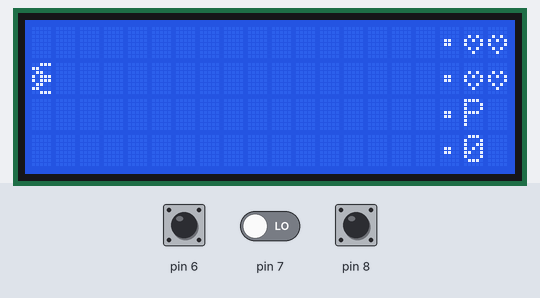
A sketch run on a simulated Arduino Uno, built with avr-gcc and run on an emulated ATmega328P. Shown: 20×4 character LCD. The test bench sets the inputs (shaded band); at power-on: pin 6 LOW, pin 8 LOW, pin 7 LOW. Random numbers use the default seed unless the sketch sets one.

Above: at 1.2 s.
1.3 s: pin 6 driven HIGH
At 1.8 s:
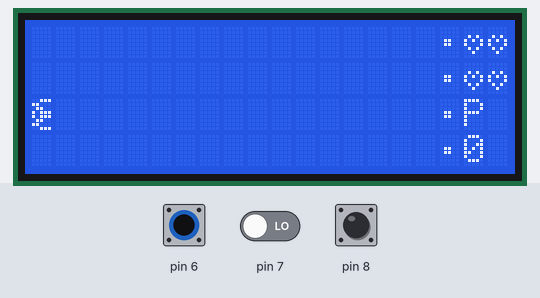
4.3 s: pin 8 driven HIGH
At 4.9 s:
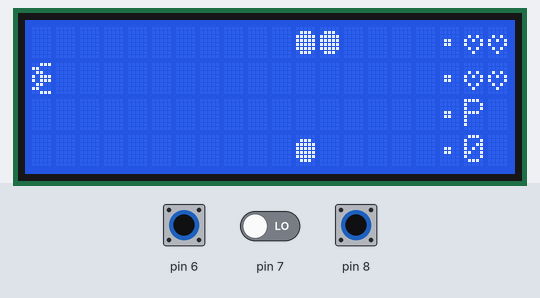
7.3 s: pin 7 driven HIGH
At 9.0 s:
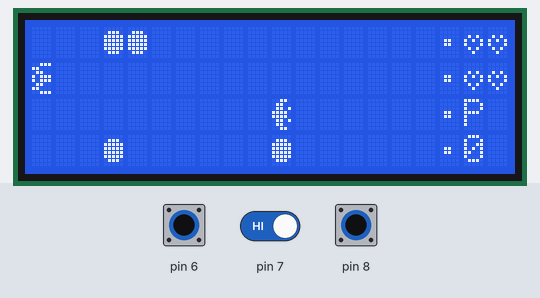
10.3 s: pin 6 pulsed LOW 2 times (0.12 s each, 0.3 s apart)
At 11.5 s:
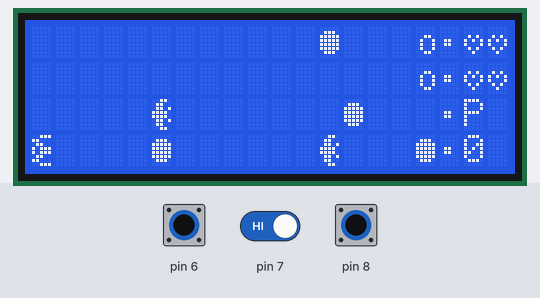
16.1 s: pin 8 pulsed LOW 2 times (0.12 s each, 0.3 s apart)
At 17.5 s:
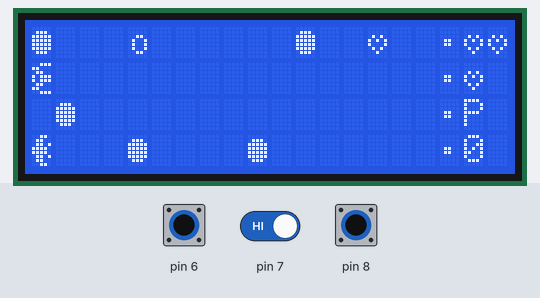
Timing chart, 0 to 19.1 s (numbered marks = the images above; inputs shaded):
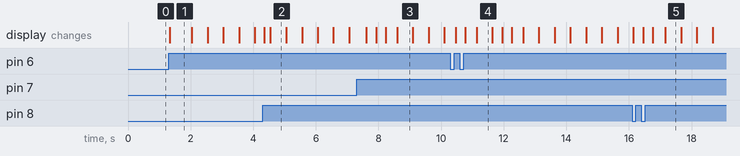

The sketch:

arduino_space_shooter.ino
```cpp
#include <LiquidCrystal.h>
const int rs = 12, en = 11, d4 = 5, d5 = 4, d6 = 3, d7 = 2;
LiquidCrystal lcd(rs, en, d4, d5, d6, d7);
int kk=0;
byte m[20][4];
byte bul[20][4];
unsigned long timp;
unsigned long oldt;
unsigned long olda;
byte cst[] = {
  B00111,
  B11000,
  B01100,
  B10111,
  B10111,
  B01100,
  B11000,
  B00111
};
byte csa[] = {
  B00000,
  B01110,
  B11111,
  B11111,
  B11111,
  B11111,
  B01110,
  B00000
};
byte csb[] = {
  B00000,
  B00000,
  B00110,
  B01001,
  B01001,
  B01001,
  B00110,
  B00000
};
byte csc[] = {
  B00000,
  B00000,
  B01010,
  B10101,
  B10001,
  B01010,
  B00100,
  B00000
};
byte csd[] = {
  B00110,
  B01100,
  B01101,
  B11110,
  B11110,
  B01101,
  B01100,
  B00110
};
void setup() {
  // set up the LCD's number of columns and rows:
  lcd.begin(20, 4);
  // initialize the serial communications:
  Serial.begin(9600);
  lcd.createChar(0, cst);
  lcd.createChar(1, csa);
  lcd.createChar(2, csb);
  lcd.createChar(3, csc);
  lcd.createChar(4, csd);
  randomSeed(analogRead(0));
}


void loop() {
  int i,j,r,rr,oldk;
  int p=0;
  int in=4;
  int dir;
  int c[3];
  kk=1;
  for(i=0;i<=3;++i)
  {
      lcd.setCursor(17,i);
      lcd.write(B10100101);
  }
  lcd.setCursor(18,2);
  lcd.print("P");

  while(in>=0){
  dir=0;
  for(i=0;i<=3;++i)
  {
      lcd.setCursor(0,i);
      if(kk==i)
      lcd.write(byte(0));
  }
  if(digitalRead(6)==HIGH and c[0]==0)
    dir=1;
  if(digitalRead(8)==HIGH and c[2]==0)
    dir=2;
  if(digitalRead(7)==HIGH and c[1]==0)
    dir=3;
  if(kk<3 and dir==1) {kk++;}
  if(kk>0 and dir==2) {kk--;}
  if(dir==3) {bul[1][kk]=1;}
  c[0]=digitalRead(6);
  c[1]=digitalRead(7);
  c[2]=digitalRead(8);
  lcd.setCursor(18,3);
  lcd.print(p%10);
  lcd.setCursor(18,0);
  if(in>=1){
  lcd.write(3);
  }
  else lcd.write(" ");
  lcd.setCursor(19,0);
  if(in>=2){
  lcd.write(3);
  }
  else lcd.write(" ");
  lcd.setCursor(18,1);
  if(in>=3){
  lcd.write(3);
  }
  else lcd.write(" ");
  lcd.setCursor(19,1);
  if(in>=4){
  lcd.write(3);
  }
  else lcd.write(" ");
  if (p/100==1)
  {
  lcd.setCursor(19,2);
  lcd.print("+");
  }
  if (p/100==2)
  {
  lcd.setCursor(19,2);
  lcd.print("*");
  }
  if (p/100==3)
  {
  lcd.setCursor(19,2);
  lcd.write(B10101011);
  }
  delay(1);
  timp=millis();
  r=0;
  if((timp-oldt)>500)
  {
    for(i=0;i<=3;++i)
    {
      for(j=0;j<19;++j)
      {
        m[j][i]=m[j+1][i];
      }

    }
    for(i=0;i<=3;++i)
    {
        r=random(0, 8);
        if(r==0){
          rr=random(1,20);
          if(rr<4) m[19][i]=2;
          else if(rr==6 and in<4)
          m[19][i]=3;
          else
          m[19][i]=1;
          if(rr==7 or rr==8 or rr==9)
          m[19][i]=4;
        }
        else
        m[19][i]=0;

    }
    if(m[0][kk]==2) p++;
    if(m[0][kk]==1) in--;
    if(m[0][kk]==3) in++;
    oldt=millis();
    }

    timp=millis();
    if((timp-oldt)>100)
    {
      for(i=0;i<=3;++i)
      {
        for(j=2;j<19;++j)
        {
          if(bul[j][i]==1 and m[i][j]!=0)
          {
            bul[j][i]=0;
            m[j][i]=0;
          }
          bul[j][i]=bul[j-1][i];
        }

      }
      olda=millis();
    }
    for(i=0;i<=3;++i)
    {
      for(j=0;j<17;j++)
      {
        lcd.setCursor(j,i);
        if(!(kk==i and j==0))
        if(m[j][i]!=0)
        {
        lcd.write(byte(m[j][i]));
        }
        else
        lcd.write(" ");
        if(bul[j][i]==1) lcd.write(B10100101);
      }
    }
  for(i=0;i<=3;++i)
  {
      lcd.setCursor(0,i);
      if(kk==i)
      lcd.write(byte(0));
  }
  }
  lcd.clear();
  lcd.setCursor(4,1);
  lcd.print("Scorul final:");
  lcd.setCursor(8,2);
  lcd.print(p);
  delay(10000);
}
```

Measured:
- what the display in image 1 shows lasts 0.7 s, from 1.3 s to 2.0 s
- what the display in image 2 shows lasts 0.6 s, from 4.5 s to 5.1 s
